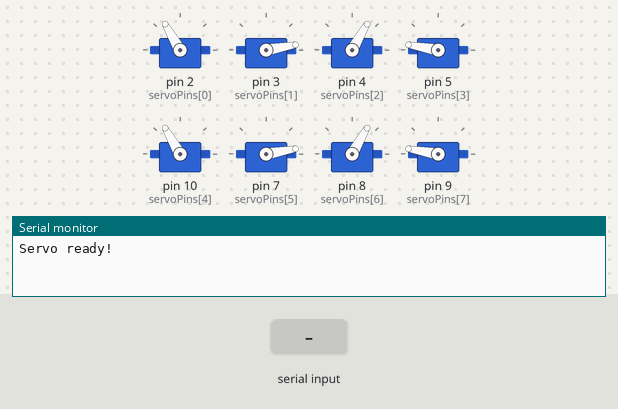
This sketch was run on a simulated Arduino Uno, built with avr-gcc and run on an emulated ATmega328P. Parts: 8 × servo, the last lines printed to the serial monitor. The test bench sets the inputs (shaded band).

Above: at 8.2 s.
8.3 s: "30,150\n" received over Serial
At 9.4 s:
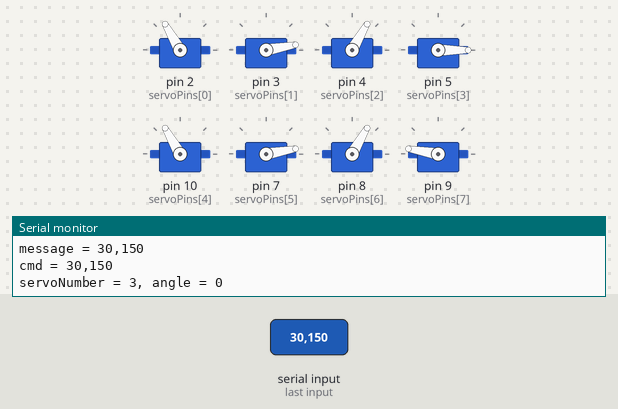
9.8 s: "200\n" received over Serial
At 10.4 s:
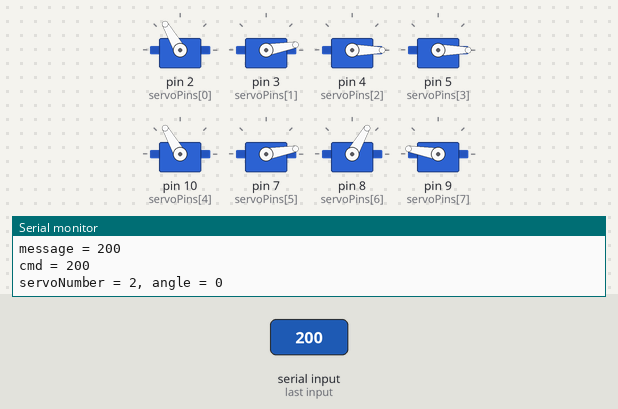
Timing chart, 0 to 12.8 s (numbered marks = the images above; inputs shaded):
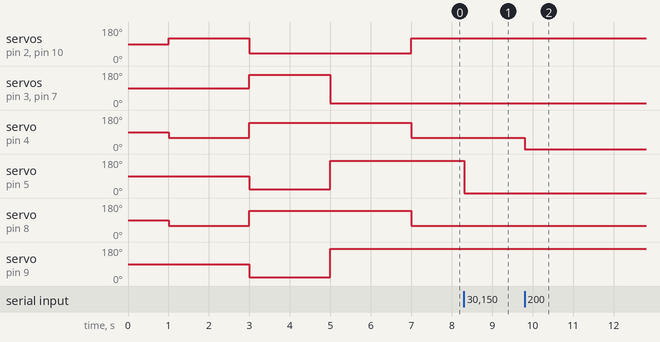

The sketch:

quadroPed.ino
```cpp
#include <Servo.h>
//номера сервомоторов   0  1  2  3   4  5  6  7
int servoPins[] = { 2, 3, 4, 5, 10, 7, 8, 9 };
Servo servos[8];

void servoCalibration() {
  //body servos along
  servos[0].write(120);
  servos[4].write(120);
  servos[2].write(60);
  servos[6].write(60);
  delay(2000);
  //body servos across
  servos[0].write(40);
  servos[4].write(40);
  servos[2].write(140);
  servos[6].write(140);

  //leg servos - up
  servos[1].write(160);
  servos[5].write(160);
  servos[3].write(20);
  servos[7].write(20);
  delay(2000);
  //leg servos - down
  servos[1].write(10);
  servos[5].write(10);
  servos[3].write(170);
  servos[7].write(170);
  delay(2000);
  //body servos along
  servos[0].write(120);
  servos[4].write(120);
  servos[2].write(60);
  servos[6].write(60);
  // for (int i = 1; i<8; i+=2) {
  //   servos[i].write(120);
  // }
  // servos[4].write(120);
  // servos[2].write(60);
  // servos[6].write(60);
}

String message = "";

void setup() {
  Serial.begin(9600);
  for (int i = 0; i < 8; i++) {
    pinMode(servoPins[i], OUTPUT);
    servos[i].attach(servoPins[i]);
  }
  delay(1000);
  servoCalibration();
  Serial.println("Servo ready!");
}

void rotateServo(String cmd) {
  // Serial.print("rotate = ");
  // Serial.println(cmd);
  int servoNumber = cmd[0] - '0';
  Serial.print("servoNumber = ");
  Serial.print(servoNumber);
  int angle = cmd.substring(2).toInt();
  Serial.print(", angle = ");
  Serial.println(angle);
  if (angle >= 0 && angle <= 180) servos[servoNumber].write(angle);
  else Serial.println("Wrong angle");
}

void runCmd(String cmd) {  //ф-ия для разбора поступившей из порта команды
  Serial.print("cmd = ");
  Serial.println(cmd);
  if (cmd[0] >= '0' && cmd[0] <= '9') rotateServo(cmd);
}

void loop() {
  if (Serial.available()) {
    char a = Serial.read();
    if (a == '\n') {
      Serial.print("message = ");
      Serial.println(message);
      runCmd(message);
      message = "";
    } else message += a;
  }
  // put your main code here, to run repeatedly:
}
```

Measured:
- after the input at 8.3 s, servo on pin 5 (servoPins[3]): 170° → 0° at once
- after the input at 9.8 s, servo on pin 4 (servoPins[2]): 60° → 0° at once
